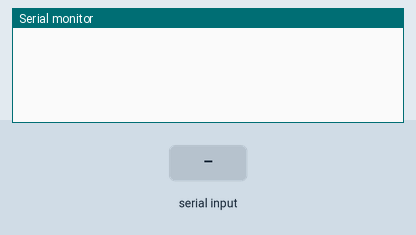
This sketch was run on a simulated Arduino Leonardo, built with avr-gcc and run on an emulated ATmega32U4. On the bench: the last lines printed to the serial monitor. Inputs (shaded band) come from the test bench. USB keyboard and mouse output is not drawn.

Above: at 1.2 s.
1.3 s: "right|1\n" received over Serial
At 3.5 s:
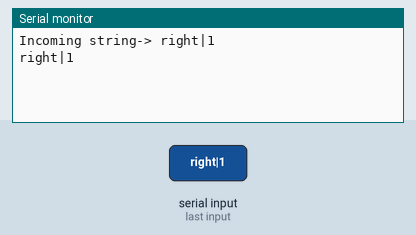
3.8 s: "left|1\n" received over Serial
At 5.6 s:
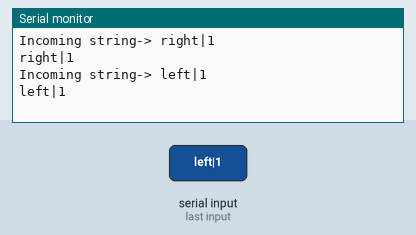
6.3 s: "|\n" received over Serial
At 8.4 s:
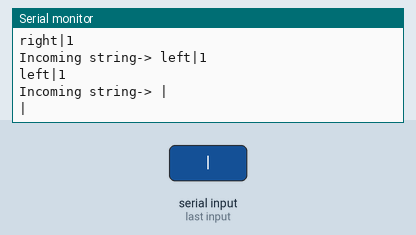
8.7 s: ",\n" received over Serial
At 10.4 s:
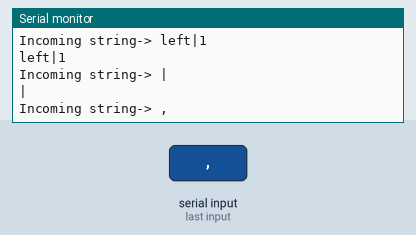
11.1 s: "right\n" received over Serial
At 13.3 s:
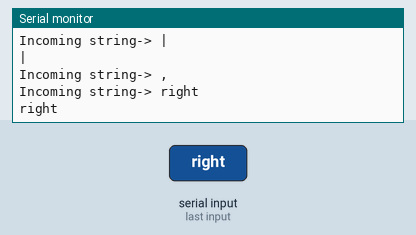
13.6 s: "left\n" received over Serial
At 15.4 s:
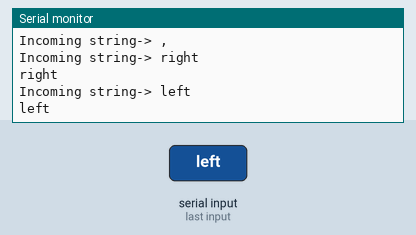

Measured:
- after the input at 1.3 s, the serial monitor: prints a new line after 1.0 s (image 1)
- after the input at 3.8 s, the serial monitor: prints a new line after 1.0 s (image 2)
- after the input at 6.3 s, the serial monitor: prints a new line after 1.0 s (image 3)
- after the input at 8.7 s, the serial monitor: prints a new line after 1.0 s (image 4)
- after the input at 11.1 s, the serial monitor: prints a new line after 1.0 s (image 5)
- after the input at 13.6 s, the serial monitor: prints a new line after 1.0 s (image 6)

The sketch:

blue_bot_controller.ino
```cpp
#include "Keyboard.h"
#include "Mouse.h"

 String RC = "RIGHT_CLICK\n";
 String LC = "LEFT_CLICK\n";
 String RELEASE = "RELEASE|";
 String PRESS = "PRESS|";

 const int F7_BUTTON = 9;
 const int F8_BUTTON = 8;
 const int F9_BUTTON = 7;
 const int F10_BUTTON = 10;
 const int F11_BUTTON = 16;
 const int F12_BUTTON = 14;

 int F7_BUTTON_STATE = 0;
 int F8_BUTTON_STATE = 0;
 int F9_BUTTON_STATE = 0;
 int F10_BUTTON_STATE = 0;
 int F11_BUTTON_STATE = 0;
 int F12_BUTTON_STATE = 0;


void setup() {
  Serial.begin(9600);
  // initialize mouse and keyboard control:
  Mouse.begin();
  Keyboard.begin();
}

void keyPress(int keyVal, int holdWasFound) {
    Keyboard.press(keyVal);
    if (holdWasFound == 0) {
      Keyboard.release(keyVal);
    }
}

void loop() {


  if (Serial.available() > 0) {

    int holdWasFound = 0;
    String inputStr = Serial.readStringUntil("\n");
    if (inputStr != NULL) {
      Serial.print("Incoming string-> ");
      Serial.println(inputStr);
      if (inputStr.indexOf(PRESS) != -1) {
        holdWasFound = 1;
        Serial.println("PRESS found");
        inputStr = inputStr.substring(inputStr.indexOf("|") +1, inputStr.length());
        Serial.println(inputStr);
      }

      // check mouse coordinates first
      if (inputStr.indexOf(",") != -1)
      {
        String x = inputStr.substring(0, inputStr.indexOf(","));
        String y = inputStr.substring(inputStr.indexOf(",") +1, inputStr.length());
        x.trim();
        y.trim();
        Mouse.move(x.toInt(), y.toInt());
      }
      // right click
      else if(inputStr == RC || inputStr == "right") {
        Mouse.press(MOUSE_RIGHT);
        if (holdWasFound == 0) {
          Mouse.release();
        }
      }
      //left click
      else if(inputStr == LC || inputStr == "left") {
        Mouse.press(MOUSE_LEFT);
        if (holdWasFound == 0) {
          Mouse.release();
        }
      }
      // release left click
      else if(inputStr.indexOf(RELEASE) != -1) {
        Mouse.release();
        Keyboard.releaseAll();
      }
      // keyboard input
      else {
        Serial.println(inputStr);
        if (inputStr == "a\n") {
          keyPress(97, holdWasFound);
        }
        else if (inputStr == "b\n") {
          keyPress(98, holdWasFound);
        }
        else if (inputStr == "c\n") {
          keyPress(99, holdWasFound);
        }
        else if (inputStr == "e\n") {
          keyPress(101, holdWasFound);
        }
        else if (inputStr == "i\n") {
          keyPress(105, holdWasFound);
        }
        else if (inputStr == "k\n") {
          keyPress(107, holdWasFound);
        }
        else if (inputStr == "1\n") {
          keyPress(49, holdWasFound);
        }
        else if (inputStr == "2\n") {
          keyPress(50, holdWasFound);
        }
        else if (inputStr == "3\n") {
          keyPress(51, holdWasFound);
        }
        else if (inputStr == "4\n") {
          keyPress(52, holdWasFound);
        }
        else if (inputStr == "capslock\n") {
          keyPress(KEY_CAPS_LOCK, holdWasFound);
        }
        else if (inputStr == "tab\n") {
          keyPress(KEY_TAB, holdWasFound);
        }
        else if (inputStr == "w\n") {
          keyPress(119, holdWasFound);
        }
        else if (inputStr == "esc\n") {
          keyPress(KEY_ESC, holdWasFound);
        }
        else if (inputStr == "~\n") {
          keyPress(126, holdWasFound);
        }
        else if (inputStr == "f1\n") {
          keyPress(KEY_F1, holdWasFound);
        }
        else if (inputStr == "f2\n") {
          keyPress(KEY_F2, holdWasFound);
        }
        else if (inputStr == "f3\n") {
          keyPress(KEY_F3, holdWasFound);
        }
        else if (inputStr == "f4\n") {
          keyPress(KEY_F4, holdWasFound);
        }
        else if (inputStr == "f5\n") {
          keyPress(KEY_F5, holdWasFound);
        }
        else if (inputStr == "f6\n") {
          keyPress(KEY_F6, holdWasFound);
        }
        else if (inputStr == "f7\n") {
          keyPress(KEY_F7, holdWasFound);
        }
        else if (inputStr == "f8\n") {
          keyPress(KEY_F8, holdWasFound);
        }
        else if (inputStr == "f9\n") {
          keyPress(KEY_F9, holdWasFound);
        }
        else if (inputStr == "f10\n") {
          keyPress(KEY_F10, holdWasFound);
        }
        else if (inputStr == "f11\n") {
          keyPress(KEY_F11, holdWasFound);
        }
        else if (inputStr == "f12\n") {
          keyPress(KEY_F12, holdWasFound);
        }
      }
    }
  }


}
```

read_input_hit_keys.cpp
```cpp
#include "Keyboard.h"
#include "Mouse.h"
int incomingByte;
void setup() {

  Serial.begin(9600);
  // put your setup code here, to run once:

}

void loop() {
  // put your main code here, to run repeatedly:
if (Serial.available() > 0) {
   incomingByte = Serial.read();
   if (incomingByte != NULL) {
     Serial.print ('\n');
     Serial.print ('F5 Pressed');
     Keyboard.write(65);
     Keyboard.write(68);
     Keyboard.write(69);
   }
 }
}
```
